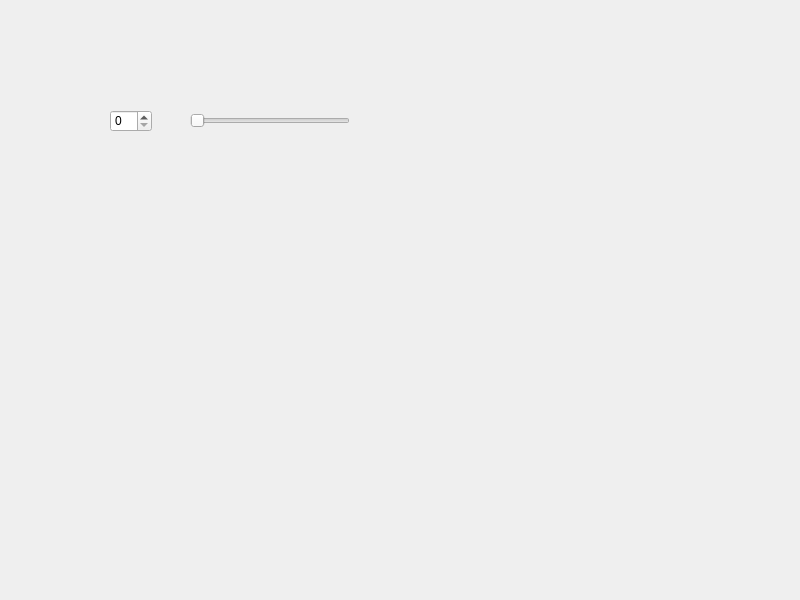
<?xml version="1.0" encoding="UTF-8"?>
<ui version="4.0">
 <class>Widget</class>
 <widget class="QWidget" name="Widget">
  <property name="geometry">
   <rect>
    <x>0</x>
    <y>0</y>
    <width>800</width>
    <height>600</height>
   </rect>
  </property>
  <property name="windowTitle">
   <string>Widget</string>
  </property>
  <widget class="QSpinBox" name="spinBox">
   <property name="geometry">
    <rect>
     <x>110</x>
     <y>110</y>
     <width>42</width>
     <height>22</height>
    </rect>
   </property>
  </widget>
  <widget class="QSlider" name="horizontalSlider">
   <property name="geometry">
    <rect>
     <x>190</x>
     <y>110</y>
     <width>160</width>
     <height>22</height>
    </rect>
   </property>
   <property name="orientation">
    <enum>Qt::Orientation::Horizontal</enum>
   </property>
  </widget>
 </widget>
 <resources/>
 <connections>
  <connection>
   <sender>spinBox</sender>
   <signal>valueChanged(int)</signal>
   <receiver>horizontalSlider</receiver>
   <slot>setValue(int)</slot>
   <hints>
    <hint type="sourcelabel">
     <x>133</x>
     <y>117</y>
    </hint>
    <hint type="destinationlabel">
     <x>198</x>
     <y>121</y>
    </hint>
   </hints>
  </connection>
 </connections>
</ui>
